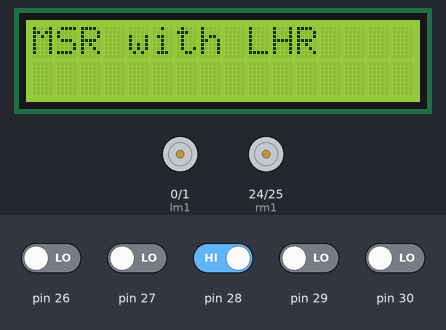
The sketch below on a simulated Arduino Mega 2560, built with avr-gcc and run on an emulated ATmega2560. Shown: 16×2 character LCD, motor-driver pin pairs drawn as motors (green arrow = first pin HIGH = forward, orange = second pin HIGH = backward, longer = more drive). The test bench sets the inputs (shaded band); at power-on: pin 28 HIGH, pin 26, pin 27, pin 29, pin 30 LOW. At 4.6 s the program stops and its outputs stay as they are.

Above: at 0.1 s.
1.8 s: pin 28 driven LOW
At 2.4 s:
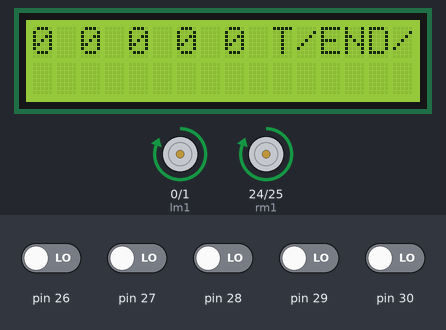
At 4.0 s:
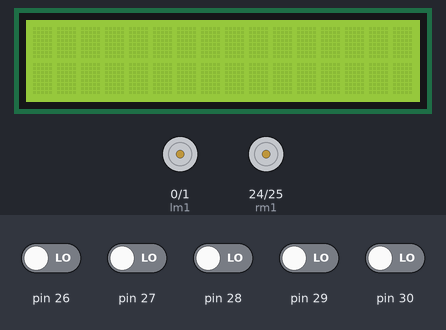
Timing chart, 0 to 5.5 s (numbered marks = the images above; inputs shaded):
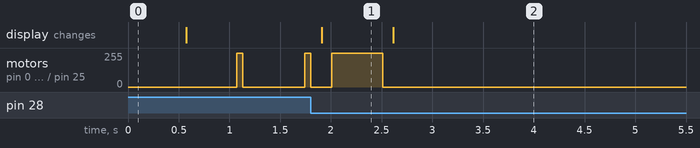

The sketch:

maze_solver.ino
```cpp
char directions[30];
#include<LiquidCrystal.h>
LiquidCrystal lcd (2,3,4,5,6,7);
int rm1= 24;
int rm2= 25;
int lm1= 0;
int lm2= 1;
int l,c1,c2,c3,r;
int i=0;
int tdelay= 1500;
int fdelay= 100;
int udelay= 1000;

//MOTOR DIRECTIONS

void Stop()
{

digitalWrite(lm1,0);
digitalWrite(lm2,0);
digitalWrite(rm1,0);
digitalWrite(rm2,0);
}
void forward()
{
digitalWrite(lm1,1);
digitalWrite(lm2,0);
digitalWrite(rm1,1);
digitalWrite(rm2,0);
}
void smallright()
{
digitalWrite(lm1,1);
digitalWrite(lm2,0);
digitalWrite(rm1,0);
digitalWrite(rm2,0);
}
void smallleft()
{
digitalWrite(lm1,0);
digitalWrite(lm2,0);
digitalWrite(rm1,1);
digitalWrite(rm2,0);
}
void right()
{
digitalWrite(lm1,1);
digitalWrite(lm2,0);
digitalWrite(rm1,0);
digitalWrite(rm2,1);
}
void left()
{
digitalWrite(lm1, 0);
digitalWrite(lm2, 1);
digitalWrite(rm1, 1);
digitalWrite(rm2, 0);
}
int eosens() //function to simplifiy sensor values after performing "inch".
{
  readsens();
  if(((c1+c2+c3)==1)||((c1+c2+c3)==2))
  return  1;
  else
  return 0;
}
void readsens() //Reads  the sensor values
{
  l=digitalRead( 26 );
  c1=digitalRead(27);
  c2=digitalRead( 28);
  c3=digitalRead( 29);
  r=digitalRead( 30);
  lcd.print(l);
  lcd.print(" ");
  lcd.print(c1);
  lcd.print(" ");
  lcd.print(c2);
  lcd.print(" ");
  lcd.print(c3);
  lcd.print(" ");
  lcd.print(r);
  lcd.print(" ");
}
void inch()
{
  lcd.print("inch function");
  Stop();
  delay(100);
  forward();
  delay(500);
  Stop();
  delay(100);
  readsens();
  lcd.clear();
}
void align()
{
 Stop();
 delay(500);
 forward();
 delay(60);
 Stop();
 delay(100);
 lcd.clear();
 readsens();
}
void printing(char prtdirection[])
{
  lcd.clear();
  for(i=0;prtdirection[i]!='E';i++)
  {
    lcd.print(prtdirection[i]);
  }
  delay(2000);
  }
void setup()
{
  lcd.begin(16,2);
  lcd.print("MSR with LHR");
  delay(500);
  lcd.clear();
  pinMode(lm1,OUTPUT);
  pinMode(lm2,OUTPUT);
  pinMode(rm1,OUTPUT);
  pinMode(rm2,OUTPUT);
  pinMode(26,INPUT);
  pinMode(27,INPUT);
  pinMode(28,INPUT);
  pinMode(29,INPUT);
  pinMode(30,INPUT);
}
void loop()
{
lcd.clear();
readsens();
lcd.clear();
//LIN FOLLOWER
//FORWARD DIRECTION
if ((l==1)&&(c1==1)&&(c2==0)&&(c3==1)&&(r==1))
{
  lcd.print("FORWARD");
  forward();
}
//LEFT
else if (((l==1 )&&(c1== 0)&&(c2==0)&&(c3==1)&&(r==1))||((l==1 )&&(c1==0 )&&(c2==1)&&(c3==1)&&(r==1)))
{
  lcd.print("LEFT");
  smallleft();//small left
}
//RIGHT
else if (((l==1 )&&(c1==1 )&&(c2==1)&&(c3==0)&&(r==1))||((l==1 )&&(c1==1 )&&(c2==0)&&(c3==0)&&(r==1)))
{
  lcd.print("RIGHT");
  smallright();//small right
  }
//DEAD END
  else if ((l==1 )&&(c1== 1)&&(c2==1)&&(c3==1)&&(r==1))
  {
    lcd.print("U TURN");
    left();
    delay(udelay);
    directions[i]='U';
    i++;
  }
//DECISIONS MADE TO MOVE IN 2WAY INTERSECTION(right)
    else if (((l== 0)&&(c1==0 ))||((c3==0)&&(r==0)))
   {
    align();
    if (((l==1 )&&(c1==1 )&&(c2==0)&&(c3==0)&&(r==0))||((l==1 )&&(c1==0 )&&(c2==0)&&(c3==0)&&(r==0)))
    {
      lcd.print("RT/Strt n rt?");
      inch();
     if ((l== 1)&&(c1==1 )&&(c2==1)&&(c3==1)&&(r==1))
     {
      lcd.print("right");
      right();
      delay(tdelay);
     }
     else if ((l== 1 )&&(r== 1 )&&(eosens() ))
     {
      lcd.print("STRAIGHT");
      directions[i]='S';
      i++;
      forward();
      delay(fdelay);
     }
    }
//DECISIONS MADE TO MOVE IN 2WAY INTERSECTION(left)
     else if (((l==0 )&&(c1==0 )&&(c2==0)&&(c3==1)&&(r==1))||((l==0)&&(c1==0 )&&(c2==0)&&(c3==0)&&(r==1)))
     {
      lcd.print("Lft/str n lft?");
     inch();
    if ((l== 1)&&(c1==1 )&&(c2==1)&&(c3==1)&&(r==1))
    {
      lcd.print("LEFT");
    left();
    delay(tdelay);
     }
      else if ((l== 1 )&&(r== 1 )&&(eosens() ))
      {
        lcd.print("LEFT");
        directions[i]='L';
        i++;
        left();
        delay(tdelay);
      }
    }
//4way Intersection/T Interesection/End
  else if ((l==0 )&&(c1==0 )&&(c2==0)&&(c3==0)&&(r==0))
  {
    lcd.print("T/END/4");
    inch();
    if ((l==1
    )&&(r==1 )&&(eosens()))
      {
        lcd.print("4 WAY");
      directions[i]='L';
      i++;
      left();
      delay(tdelay);
  }
   else if ((l== 1)&&(c1==1 )&&(c2==1)&&(c3==1)&&(r==1))
   {
    lcd.print("T-int");
    directions[i]='L';
    i++;
    left();
    delay(tdelay);
   }
     else if ((l==0 )&&(c1==0 )&&(c2==0)&&(c3==0)&&(r==0))
     {
      lcd.print("END OF MAZE");
      directions[i]='E';
      printing(directions);
      while(1)
      {
        Stop();
      }
   }
  }
}
}
```

Measured:
- after the input at 1.8 s, the display: changes after 0.11 s (image 1)
- what the display in image 1 shows lasts 0.7 s, from 1.9 s to 2.6 s
